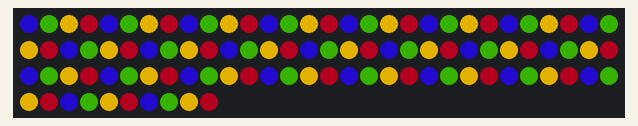
Recording of a sketch running on a simulated Arduino Uno, built with avr-gcc and run on an emulated ATmega328P. Parts: 100 RGB LEDs in strip order, left to right, continuing on the next row. Dim RGB values are drawn brighter than linear.

Above: at 0.14 s.

The sketch:

stranger_things_neo.ino
```cpp
#include <Adafruit_NeoPixel.h>

#define DATA_PIN 6  //this is the data pin connected to the LED strip.  If using WS2801 you also need a clock pin
#define NUM_LEDS 100 //change this for the number of LEDs in the strip

#define DELAY_SLOW 500
#define DELAY 250
#define DELAY_FAST 100

#define RED 0x53000F
#define YELLOW 0xD5A700
#define GREEN 0x174C00
#define BLUE 0x190894
#define WHITE 0xFFFFFF
#define OFF 0x000000

#define HIGH_BRIGHTNESS 200
#define LOW_BRIGHTNESS 120

long RAINBOW[4] = {BLUE, GREEN, YELLOW, RED};

String lookup[NUM_LEDS];

Adafruit_NeoPixel strip = Adafruit_NeoPixel(100, DATA_PIN, NEO_GRB + NEO_KHZ800);

void setup(){
  strip.begin();
  strip.setBrightness(HIGH_BRIGHTNESS);
  strip.show();

  lookup[82] = "a";
  lookup[80] = "b";
  lookup[78] = "c";
  lookup[75] = "d";
  lookup[72] = "e";
  lookup[69] = "f";
  lookup[66] = "g";
  lookup[62] = "h";
  lookup[60] = "i";
  lookup[57] = "j";
  lookup[54] = "k";
  lookup[51] = "l";
  lookup[48] = "m";
  lookup[1] = "n";
  lookup[3] = "o";
  lookup[6] = "p";
  lookup[8] = "q";
  lookup[11] = "r";
  lookup[14] = "s";
  lookup[17] = "t";
  lookup[20] = "u";
  lookup[22] = "v";
  lookup[24] = "w";
  lookup[27] = "x";
  lookup[29] = "y";
  lookup[33] = "z";
  lookup[NUM_LEDS] = " ";

  randomSeed(analogRead(0));
}

void loop(){
  on();
  off();
  on();
  off();
}

void on(){
  for (int i = 0; i < NUM_LEDS; i++) {
    strip.setPixelColor(i, colorAt(i));
  }
  strip.show();
  delay(DELAY);
}

void clear(){
  for (int i = 0; i < NUM_LEDS; i++) {
    strip.setPixelColor(i, OFF);
  }
  strip.show();
}

void off(){
  clear();
  delay(DELAY);
}

//void blink(int led){
//  leds[led] = colorAt(led);
//  strip.show();
//  delay(DELAY_SLOW);
//  leds[led] = OFF;
//  strip.show();
//  delay(DELAY_SLOW);
//}

//void speak(String saying){
//  for(int i = 0; i < saying.length(); i++) {
//    int led = indexFromLetter(saying.charAt(i));
//    blink(led);
//  }
//}

//void alert(){
//  int alertCount = 3;
//  for (int n = 0; n < alertCount; n++) {
//    off();
//    on();
//  }
//}

//void stripe(){
//  off();
//
//  int stripeDistance = 4;
//  for (int n = 0; n < stripeDistance*3; n++) {
//    for (int i = NUM_LEDS; i >= 0 ; i--) {
//      if((n+i) % stripeDistance == 0) {
//        leds[i] = colorAt(i);
//      } else {
//        leds[i] = OFF;
//      }
//    }
//    strip.show();
//    delay(DELAY_FAST);
//  }
//}


//void snake(){
//  off();
//
//  int distance = NUM_LEDS*3;
//
//  for (int i = NUM_LEDS; i >= 0; i--) {
//    clear();
//
//    int led0 = i % NUM_LEDS;
//    int led1 = (i-1) % NUM_LEDS;
//    int led2 = (i-2) % NUM_LEDS;
//    int led3 = (i-3) % NUM_LEDS;
//
//    leds[led0] = colorAt(led0);
//    leds[led1] = colorAt(led1);
//    leds[led2] = colorAt(led2);
//    leds[led3] = colorAt(led3);
//
//    strip.show();
//    delay(10);
//  }
//}
//
//void pulse(){
//  on();
//
//  int difference = HIGH_BRIGHTNESS - LOW_BRIGHTNESS;
//  int steps = 15;
//  int stepSize = difference / steps;
//
//  for (int i=0; i < steps; i++) {
//    strip.setBrightness(HIGH_BRIGHTNESS - (stepSize*i));
//    strip.show();
//    delay(20);
//  }
//
//  for (int i=0; i < steps; i++) {
//    strip.setBrightness(LOW_BRIGHTNESS + (stepSize*i));
//    strip.show();
//    delay(20);
//  }
//}

long colorAt(int i){
  return RAINBOW[i % (sizeof(RAINBOW)/sizeof(long))];
}

int indexFromLetter(char letter){
  int index = NUM_LEDS;
  for (int i=0; i<NUM_LEDS; i++) {
    if (letter == lookup[i].charAt(0)) {
      index = i;
      break;
    }
  }
  return index;
}
```
